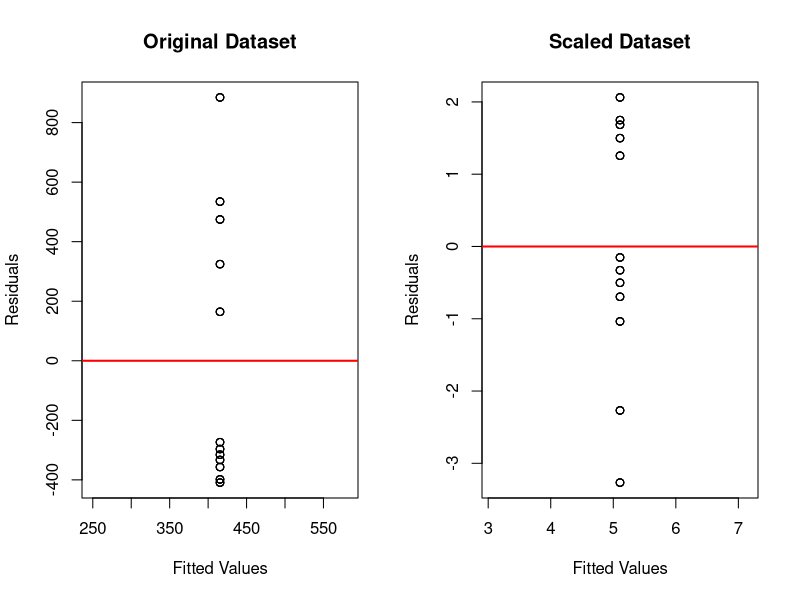
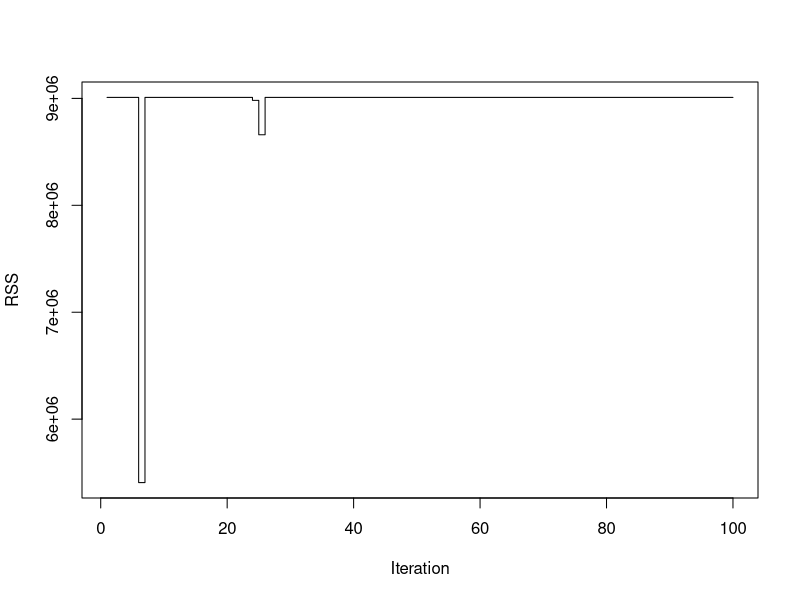
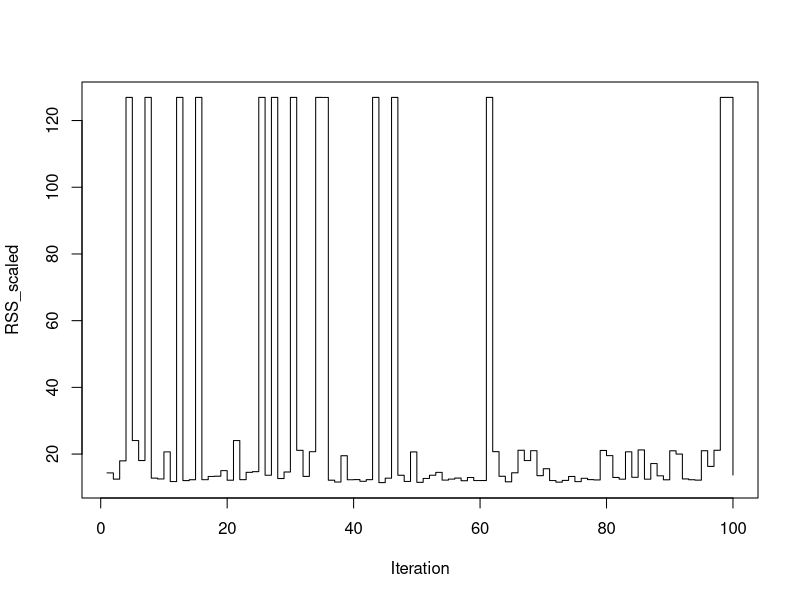

These charts were generated, in order, by the following R code:
## ---- chunk 1
knitr::opts_chunk$set(
	echo = TRUE,
	message = FALSE,
	warning = FALSE,
	fig.height = 4
)
## ---- chunk 2
# Load libraries
library(nnet)
library(MASS)
attach(rock)
## ---- chunk 3
(dim(rock))
## ---- chunk 4
(head(rock))
## ---- chunk 5
(summary(rock))
## ---- chunk 6
rock.nnet <- nnet(perm ~ area + peri + shape, size=3, linout=T)
summary(rock.nnet)
## ---- chunk 7
rock.nnet$value
## ---- chunk 8
(rock_TSS <- sum((perm - mean(perm))^2))
## ---- chunk 9
(R2.nnet <- 1 - rock.nnet$value / rock_TSS)
## ---- chunk 10
rock.lm <- lm(perm ~ shape+area+peri, rock)
(RSS.lm <- sum((perm - predict(rock.lm))^2))
(R2.lm <- 1 - (RSS.lm / rock_TSS))
## ---- chunk 11
scaled_rock = rock
scaled_rock$perm <- log(rock$perm)
scaled_rock$area <- rock$area / 10000
scaled_rock$peri <- rock$peri / 10000

head(scaled_rock)
## ---- chunk 12
scaled_rock.nnet <- nnet(perm ~ area + shape + peri, scaled_rock, size=3, linout=T)
scaled_rock.nnet$value
scaled_rock.TSS <- sum((scaled_rock$perm - mean(scaled_rock$perm))^2)
## ---- chunk 13
(R2_scaled_rock <- 1 - scaled_rock.nnet$value / scaled_rock.TSS)
## ---- chunk 14
par(mfrow=c(1,2))

plot(x=rock.nnet$fitted.values, y=rock.nnet$residuals,xlab="Fitted Values",ylab="Residuals", main="Original Dataset")
abline(0,0, lwd=2, col="red")

plot(x=scaled_rock.nnet$fitted.values, y=scaled_rock.nnet$residuals,xlab="Fitted Values",ylab="Residuals", main="Scaled Dataset")
abline(0,0, lwd=2, col="red")

## ---- chunk 15
RSS <- NULL
RSS_scaled <- NULL
best.RSS <- rock.nnet$value
best.RSS_scaled <- scaled_rock.nnet$value
## ---- chunk 16
for (i in 1:100){
  aux.nnet <- nnet(perm ~ area+shape+peri, rock, size=3, linout=T)
  RSS[i] <- aux.nnet$value
  if (aux.nnet$value < best.RSS)
    {
    rock.nnet <- aux.nnet
    best.RSS <- rock.nnet$value
  }
  }
## ---- chunk 17
(R2.nnet <- 1 - rock.nnet$value / rock_TSS)
## ---- chunk 18

par(mfrow=c(1,1))
plot(1:100, RSS, type="s", xlab="Iteration")
## ---- chunk 19

for (i in 1:100){
  aux.nnet <- nnet(perm ~ area+shape+peri, scaled_rock, size=3, linout=T)
  RSS_scaled[i] <- aux.nnet$value
  if (aux.nnet$value < best.RSS_scaled){
    scaled_rock.nnet <- aux.nnet
    best.RSS_scaled <- scaled_rock.nnet$value} 
  }
## ---- chunk 20
(scaled_R2.nnet <- 1 - scaled_rock.nnet$value / scaled_rock.TSS)
## ---- chunk 21
par(mfrow=c(1,1))
plot(1:100, RSS_scaled, type="s", xlab="Iteration")
